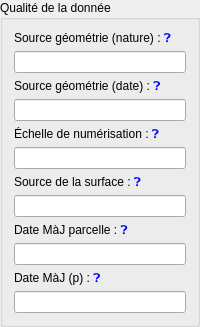
<widget class="QGroupBox" name="group_qualite_de_la_donnee_geometrique"><property name="title"><string>Qualité de la donnée</string></property><layout class="QVBoxLayout" name="group_qualite_de_la_donnee_geometrique_layout"><item>
                      <widget class="QLabel" name="lbl_txtParc_source_geom_parc_nature">
                        <property name="text"><string>Source géométrie (nature) : &lt;a href="?" style="text-decoration:none;"&gt;❓&lt;/a&gt;</string></property>
                      <property name="textFormat"><enum>Qt::RichText</enum></property><property name="textInteractionFlags"><set>Qt::LinksAccessibleByMouse</set></property></widget>
                    </item>
                    <item>
                      <widget class="QLineEdit" name="txtParc_source_geom_parc_nature">
                        <property name="readOnly"><bool>true</bool></property>
                      </widget>
                    </item>
                    <item>
                      <widget class="QLabel" name="lbl_txtParc_source_geom_parc_date">
                        <property name="text"><string>Source géométrie (date) : &lt;a href="?" style="text-decoration:none;"&gt;❓&lt;/a&gt;</string></property>
                      <property name="textFormat"><enum>Qt::RichText</enum></property><property name="textInteractionFlags"><set>Qt::LinksAccessibleByMouse</set></property></widget>
                    </item>
                    <item>
                      <widget class="QLineEdit" name="txtParc_source_geom_parc_date">
                        <property name="readOnly"><bool>true</bool></property>
                      </widget>
                    </item>
                    <item>
                      <widget class="QLabel" name="lbl_txtParc_echelle_num_parc">
                        <property name="text"><string>Échelle de numérisation : &lt;a href="?" style="text-decoration:none;"&gt;❓&lt;/a&gt;</string></property>
                      <property name="textFormat"><enum>Qt::RichText</enum></property><property name="textInteractionFlags"><set>Qt::LinksAccessibleByMouse</set></property></widget>
                    </item>
                    <item>
                      <widget class="QLineEdit" name="txtParc_echelle_num_parc">
                        <property name="readOnly"><bool>true</bool></property>
                      </widget>
                    </item>
                    <item>
                      <widget class="QLabel" name="lbl_txtParc_source_surf_parc">
                        <property name="text"><string>Source de la surface : &lt;a href="?" style="text-decoration:none;"&gt;❓&lt;/a&gt;</string></property>
                      <property name="textFormat"><enum>Qt::RichText</enum></property><property name="textInteractionFlags"><set>Qt::LinksAccessibleByMouse</set></property></widget>
                    </item>
                    <item>
                      <widget class="QLineEdit" name="txtParc_source_surf_parc">
                        <property name="readOnly"><bool>true</bool></property>
                      </widget>
                    </item>
                    <item>
                      <widget class="QLabel" name="lbl_txtParc_date_maj_parcelle">
                        <property name="text"><string>Date MàJ parcelle : &lt;a href="?" style="text-decoration:none;"&gt;❓&lt;/a&gt;</string></property>
                      <property name="textFormat"><enum>Qt::RichText</enum></property><property name="textInteractionFlags"><set>Qt::LinksAccessibleByMouse</set></property></widget>
                    </item>
                    <item>
                      <widget class="QLineEdit" name="txtParc_date_maj_parcelle">
                        <property name="readOnly"><bool>true</bool></property>
                      </widget>
                    </item>
                    <item>
                      <widget class="QLabel" name="lbl_txtParc_date_maj_p">
                        <property name="text"><string>Date MàJ (p) : &lt;a href="?" style="text-decoration:none;"&gt;❓&lt;/a&gt;</string></property>
                      <property name="textFormat"><enum>Qt::RichText</enum></property><property name="textInteractionFlags"><set>Qt::LinksAccessibleByMouse</set></property></widget>
                    </item>
                    <item>
                      <widget class="QLineEdit" name="txtParc_date_maj_p">
                        <property name="readOnly"><bool>true</bool></property>
                      </widget>
                    </item>
                  </layout></widget>
